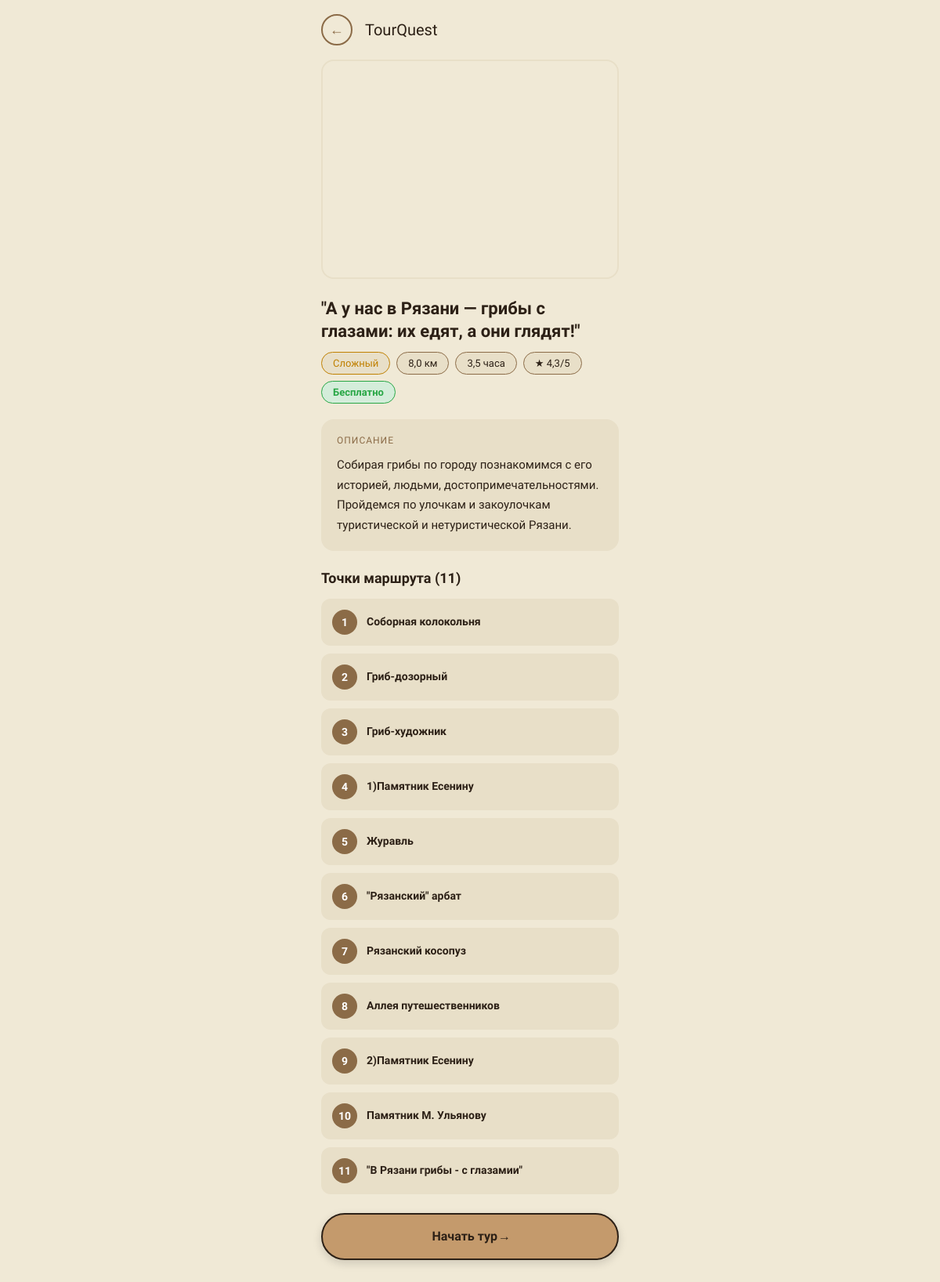
Page /tour/3/ on the earlier database version.
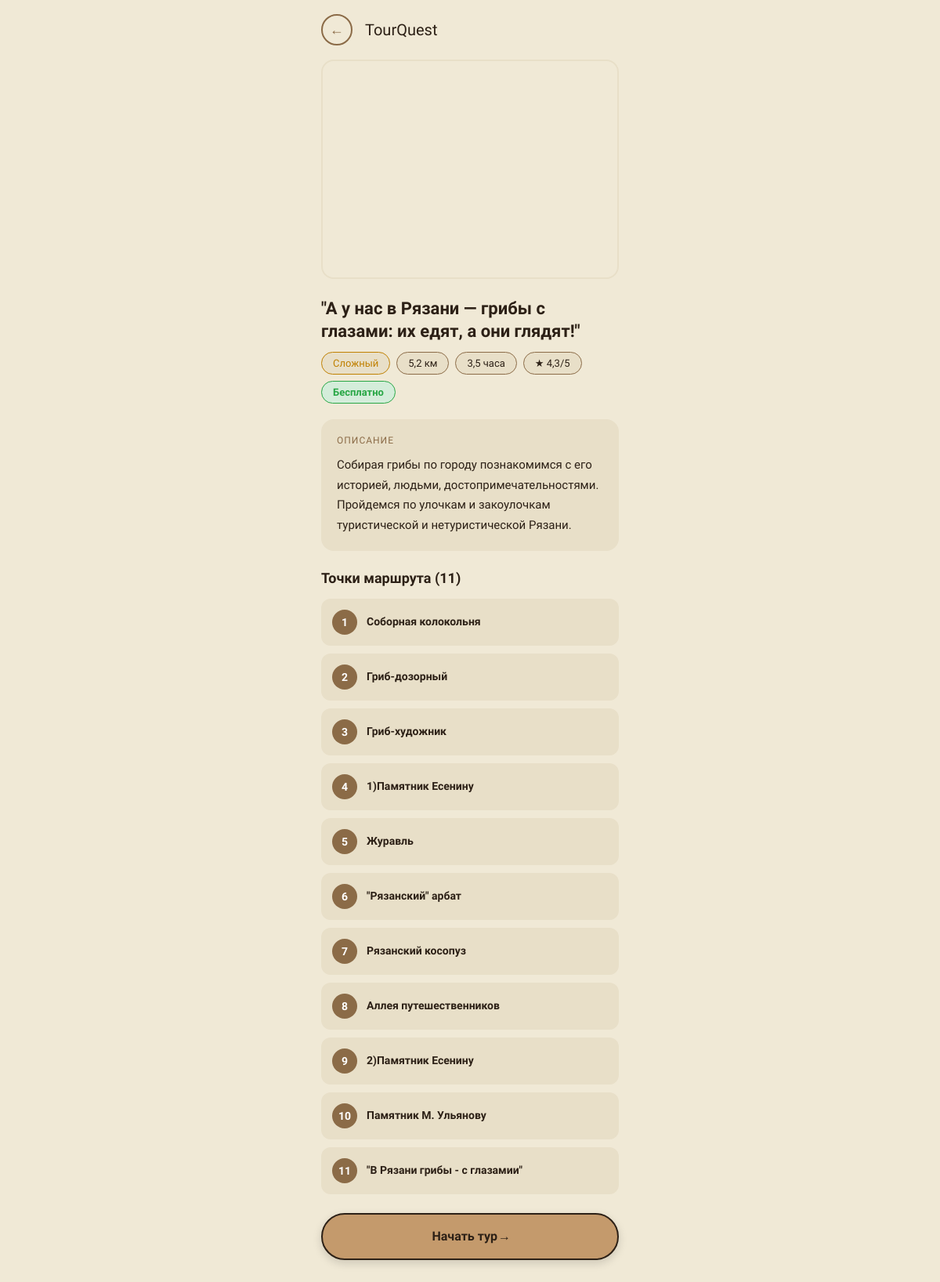
Same page on the later database version.
### main/models.py (models this page shows, shortened)
class Tour(models.Model):
    DIFFICULTY_CHOICES = [
        ('easy', 'Легкий'),
        ('medium', 'Средний'),
        ('hard', 'Сложный'),
    ]
    image = models.ImageField(
        upload_to='tours/',
        blank=True,
        null=True,
        verbose_name='Изображение тура'
    )
    title = models.CharField(max_length=200, verbose_name='Название')
    description = models.TextField(verbose_name='Описание')
    difficulty = models.CharField(max_length=20, choices=DIFFICULTY_CHOICES, default='easy')
    distance = models.FloatField(verbose_name='Дистанция (км)')
    duration = models.CharField(max_length=50, verbose_name='Длительность')
    rating = models.FloatField (default=1, verbose_name='Рейтинг 1-5')
    price = models.DecimalField(max_digits=10, decimal_places=2, default=0, verbose_name='Цена (₽)',
                                help_text='0 = бесплатно (зеленый), 1-1000 = желтый, >1000 = красный')
    is_active = models.BooleanField(default=True)
    created_at = models.DateTimeField(auto_now_add=True)
    class Meta:
        verbose_name = 'Тур'
        verbose_name_plural = 'Туры'

### main/views.py (the view)
# urls.py: path('tour/<int:tour_id>/', views.tour_detail, name='tour_detail'),
def tour_detail(request, tour_id):
    tour = get_object_or_404(Tour, id=tour_id, is_active=True)
    points = tour.points.all()
    active_user_tour = None
    if request.user.is_authenticated:
        active_user_tour = UserTour.objects.filter(
            user=request.user,
            tour=tour,
            status='active'
        ).first()
    context = {
        'tour': tour,
        'points': points,
        'points_count': points.count(),
        'active_user_tour': active_user_tour,
    }
    return render(request, 'main/tour_detail.html', context)

### main/templates/main/tour_detail.html (shortened to what this page needs)
<!DOCTYPE html>
<html lang="ru">
<head>
</head>
<body>
<div class="header">
  <a href="/main/" class="back-btn">←</a>
  <div class="logo">TourQuest</div>
</div>
<div class="container">
  <div id="map"></div>
  <div class="tour-header">
    <h1 class="tour-title">"{{ tour.title }}"</h1>
    <div class="tour-meta">
      <span class="meta-tag difficulty-{{ tour.difficulty }}">
        {% if tour.difficulty == 'easy' %}Легкий
        {% elif tour.difficulty == 'medium' %}Средний
        {% else %}Сложный{% endif %}
      </span>
      <span class="meta-tag">{{ tour.distance }} км</span>
      <span class="meta-tag">{{ tour.duration }}</span>
      <span class="meta-tag">★ {{ tour.rating }}/5</span>
      {% if tour.price == 0 %}
        <span class="meta-tag price-free">Бесплатно</span>
      {% elif tour.price > 0 and tour.price <= 1000 %}
        <span class="meta-tag price-low">{{ tour.price }} ₽</span>
      {% else %}
        <span class="meta-tag price-high">{{ tour.price }} ₽</span>
      {% endif %}
    </div>
  </div>
  <div class="description-section">
    <div class="section-label">Описание</div>
    <p class="description-text">
      {{ tour.description|linebreaksbr }}
    </p>
  </div>
  {% if points %}
  <div class="points-section">
    <h2 class="points-title">Точки маршрута ({{ points_count }})</h2>
    {% for point in points %}
    <div class="point-item">
      <div class="point-number">{{ forloop.counter }}</div>
      <div class="point-info">
        <div class="point-name">{{ point.name }}</div>
      </div>
    </div>
    {% endfor %}
  </div>
  {% endif %}
</div>
<div class="action-section">
  {% if active_user_tour %}
    <a href="{% url 'scan_qr' %}" class="scan-btn">Сканировать QR-код</a>
  {% else %}
    <a href="{% url 'start_tour' tour.id %}" class="start-btn">Начать тур →</a>
  {% endif %}
</div>
</body>
</html>

Differences in the rows shown:
changed Tour "А у нас в Рязани — грибы с глазами: их едят, а они глядят!": distance "8,0" → "5,2"
